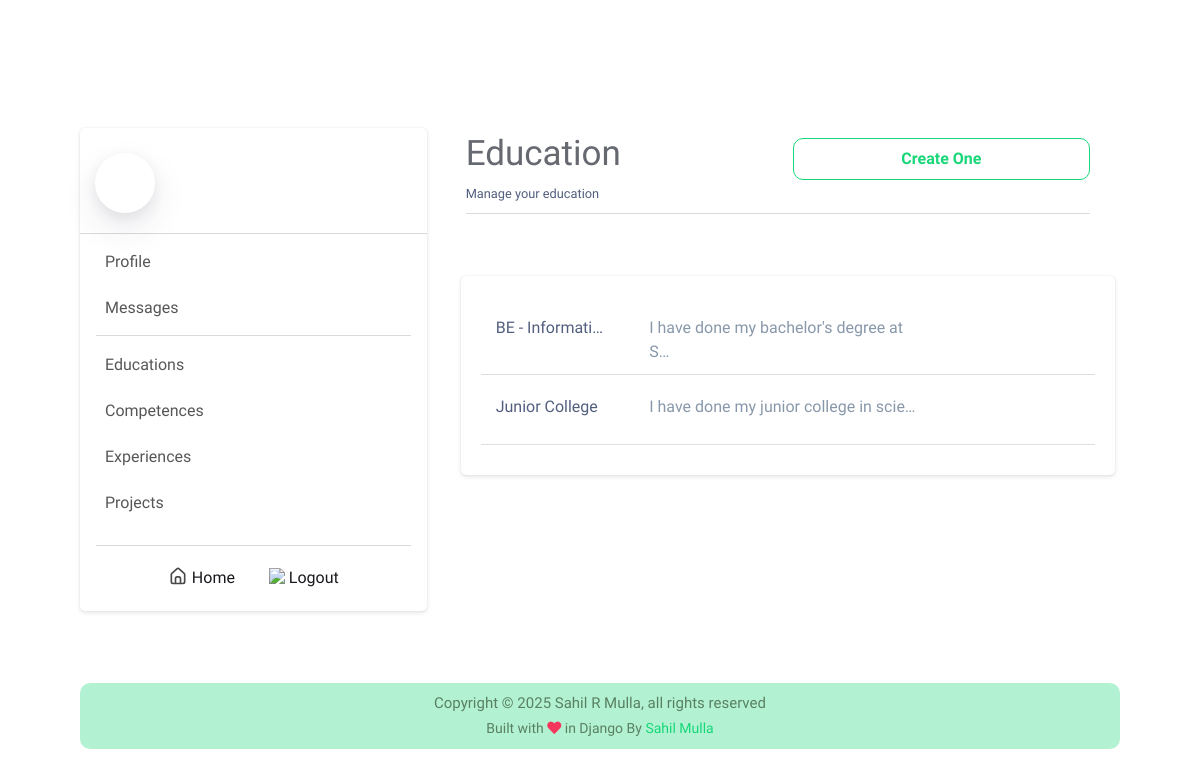
Page /dashboard/education/ (signed in) on the committed database.
### info/models.py (models this page shows, shortened)
class Education(models.Model):
    title = models.CharField(max_length=50, blank=False, null=False)
    description = models.TextField(blank=False, null=False)
    the_year = models.CharField(max_length=50, blank=False, null=False)

### dashboard/views.py (the view, shortened to what this page needs)
# urls.py: path('education/', EducationView.as_view(), name='education'),
class EducationView(APIView):
    authentication_classes = [CsrfExemptSessionAuthentication]
    permission_classes = [permissions.IsAdminUser]
    def get(self, request):
        education = Education.objects.all()
        return render(request, 'dashboard_education.html', {'education':education})

### dashboard/views.py (called while the page is built)
    def enforce_csrf(self, request):
        return

### dashboard/templates/dashboard_education.html (shortened to what this page needs)
{% extends 'dashboard.html' %}
{% load static %}
{% block dashboardContent %}
<div class="container">
    <div class="row">
        <div class="col-6">
            <div class="dashboard-title">Education</div>
            <small>Manage your education</small>
        </div>
        <div class="col-6">
            <div class="create-one" id="display-create-form">
                Create One
            </div>
        </div>
    </div>
    <hr class="mt-2">
    <div class="row">
        <div class="col-12 dashboard-projects-list">
            {% for edu in education %}
                <div class="row item">
                    <div class="col-3 item-name">
                        {{edu.title|truncatechars:15}}
                    </div>
                    <div class="col-6  text-muted text-left">
                        {{edu.description|truncatechars:38}}
                    </div>
                    <div class="col-3 text-right">
                        <i class="uil uil-edit-alt icon-edit"></i>
                        <i class="uil uil-trash-alt icon-delete"></i>
                    </div>
                </div>
            {% endfor %}
        </div>
    </div>
</div>
{% endblock dashboardContent %}

### portfolioz/static/app.css (style rules this page uses)
:root { --color: #d1d8e0; --scolor: #17D778; --bg-color: #1A181E; --secondary: #2c303a; }
html { scroll-behavior: smooth; }
body { font-family: 'Maven Pro', sans-serif !important; scroll-behavior: smooth; background-color: var(--bg-color); }
hr { background-color: #d1d8e04d; }

### portfolioz/static/slider.css (style rules this page uses)
:root { --color: #d1d8e0; --color2: #d1d8e0da; --scolor: #17D778; --bg-color: #1A181E; --secondary: #2c303a; }

### portfolioz/static/dashboard.css (style rules this page uses)
:root { --color: #d1d8e0; --scolor: #17D778; --bg-color: #1A181E; --secondary: #2c303a; }
* { margin: 0; padding: 0; }
body { background-color: #fff; font-family: 'Maven Pro', sans-serif !important; scroll-behavior: smooth; background-color: #fff; }
.dashboard-content .dashboard-title { font-size: 35px; margin-bottom: 0; padding-bottom: 0; color: #2c303ab9; }
.create-one { margin-top: 10px; border: var(--scolor) solid 1px; color: var(--scolor); border-radius: 10px; font-weight: 700; padding: 8px; cursor: pointer; text-align: center; transition: all .5s; }
.dashboard-projects-list { margin: 10px; border: 0 solid rgba(0,0,0,.125); box-shadow: 0 0 2px 0 rgba(22,26,33,.1), 0 2px 4px 0 rgba(22,26,33,.1); border-radius: 5px; padding: 20px 10px 20px 10px; }
.dashboard-projects-list .item { margin: 10px; padding-bottom: 10px; padding-top: 10px; border-bottom: rgba(0,0,0,.125) solid 1px; }
.icon-edit, .icon-delete { color: #2c303a9e; font-size: 26px; padding: 5px; cursor: pointer; transition: all .3s; }

### rows in the picture
Education: title "BE - Informati…", description "I have done my bachelor's degree at S…"
Education: title "Junior College", description "I have done my junior college in scie…"
